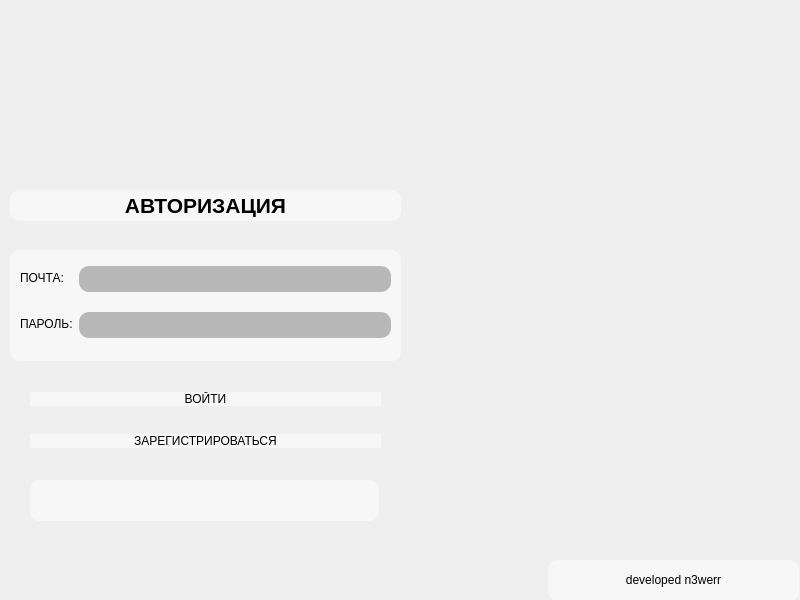
<?xml version="1.0" encoding="UTF-8"?>
<ui version="4.0">
 <class>authWidget</class>
 <widget class="QMainWindow" name="authWidget">
  <property name="geometry">
   <rect>
    <x>0</x>
    <y>0</y>
    <width>800</width>
    <height>600</height>
   </rect>
  </property>
  <property name="minimumSize">
   <size>
    <width>800</width>
    <height>600</height>
   </size>
  </property>
  <property name="maximumSize">
   <size>
    <width>800</width>
    <height>600</height>
   </size>
  </property>
  <property name="mouseTracking">
   <bool>false</bool>
  </property>
  <property name="windowTitle">
   <string>MainWindow</string>
  </property>
  <widget class="QWidget" name="centralwidget">
   <widget class="QLabel" name="Auth">
    <property name="geometry">
     <rect>
      <x>10</x>
      <y>190</y>
      <width>391</width>
      <height>31</height>
     </rect>
    </property>
    <property name="styleSheet">
     <string notr="true">background-color: rgba(255,255,255,0.5);
border-radius: 10px;
font: 75 20pt &quot;Comic Sans MS&quot;;</string>
    </property>
    <property name="text">
     <string>&lt;html&gt;&lt;head/&gt;&lt;body&gt;&lt;p align=&quot;center&quot;&gt;&lt;span style=&quot; font-size:16pt; font-weight:600;&quot;&gt;АВТОРИЗАЦИЯ&lt;/span&gt;&lt;/p&gt;&lt;/body&gt;&lt;/html&gt;</string>
    </property>
   </widget>
   <widget class="QLabel" name="BackGroundWhite">
    <property name="geometry">
     <rect>
      <x>10</x>
      <y>250</y>
      <width>391</width>
      <height>111</height>
     </rect>
    </property>
    <property name="styleSheet">
     <string notr="true">background-color: rgba(255,255,255,0.5);
border-radius: 10px;
font: 75 20pt &quot;Comic Sans MS&quot;;</string>
    </property>
    <property name="text">
     <string>&lt;html&gt;&lt;head/&gt;&lt;body&gt;&lt;p align=&quot;center&quot;&gt;&lt;br/&gt;&lt;/p&gt;&lt;/body&gt;&lt;/html&gt;</string>
    </property>
   </widget>
   <widget class="QWidget" name="formLayoutWidget">
    <property name="geometry">
     <rect>
      <x>20</x>
      <y>242</y>
      <width>371</width>
      <height>136</height>
     </rect>
    </property>
    <layout class="QFormLayout" name="formLayout">
     <property name="verticalSpacing">
      <number>20</number>
     </property>
     <property name="topMargin">
      <number>24</number>
     </property>
     <item row="0" column="0">
      <widget class="QLabel" name="Mail">
       <property name="styleSheet">
        <string notr="true">font: 75 16pt &quot;Comic Sans MS&quot;;</string>
       </property>
       <property name="text">
        <string>ПОЧТА:</string>
       </property>
      </widget>
     </item>
     <item row="0" column="1">
      <widget class="QLineEdit" name="MailLine">
       <property name="cursor">
        <cursorShape>IBeamCursor</cursorShape>
       </property>
       <property name="contextMenuPolicy">
        <enum>Qt::NoContextMenu</enum>
       </property>
       <property name="layoutDirection">
        <enum>Qt::LeftToRight</enum>
       </property>
       <property name="autoFillBackground">
        <bool>false</bool>
       </property>
       <property name="styleSheet">
        <string notr="true">padding: 5px;
background-color: rgb(184, 184, 184);
border-style: none;
border-radius: 10px;</string>
       </property>
      </widget>
     </item>
     <item row="1" column="0">
      <widget class="QLabel" name="Password">
       <property name="styleSheet">
        <string notr="true">font: 75 16pt &quot;Comic Sans MS&quot;;</string>
       </property>
       <property name="text">
        <string>ПАРОЛЬ:</string>
       </property>
      </widget>
     </item>
     <item row="1" column="1">
      <widget class="QLineEdit" name="PswdLine">
       <property name="enabled">
        <bool>true</bool>
       </property>
       <property name="contextMenuPolicy">
        <enum>Qt::NoContextMenu</enum>
       </property>
       <property name="styleSheet">
        <string notr="true">padding: 5px;
background-color: rgb(184, 184, 184);
border-style: none;
border-radius: 10px;</string>
       </property>
      </widget>
     </item>
    </layout>
   </widget>
   <widget class="QLabel" name="BackGround">
    <property name="geometry">
     <rect>
      <x>0</x>
      <y>0</y>
      <width>801</width>
      <height>611</height>
     </rect>
    </property>
    <property name="styleSheet">
     <string notr="true">background-image: url(bg.jpg);</string>
    </property>
    <property name="text">
     <string/>
    </property>
   </widget>
   <widget class="QWidget" name="verticalLayoutWidget_2">
    <property name="geometry">
     <rect>
      <x>30</x>
      <y>370</y>
      <width>351</width>
      <height>101</height>
     </rect>
    </property>
    <layout class="QVBoxLayout" name="verticalLayout_2">
     <item>
      <widget class="QPushButton" name="loginBtn">
       <property name="cursor">
        <cursorShape>PointingHandCursor</cursorShape>
       </property>
       <property name="contextMenuPolicy">
        <enum>Qt::NoContextMenu</enum>
       </property>
       <property name="styleSheet">
        <string notr="true">QPushButton:hover{
background-color: rgba(255,255,255,0.7);
}
QPushButton{
background-color: rgba(255,255,255,0.5);
border-radius: 10px;
font: 75 20pt &quot;Comic Sans MS&quot;;
}

</string>
       </property>
       <property name="text">
        <string>ВОЙТИ</string>
       </property>
       <property name="checkable">
        <bool>false</bool>
       </property>
       <property name="checked">
        <bool>false</bool>
       </property>
       <property name="autoRepeat">
        <bool>false</bool>
       </property>
      </widget>
     </item>
     <item>
      <widget class="QPushButton" name="registerBtn">
       <property name="cursor">
        <cursorShape>PointingHandCursor</cursorShape>
       </property>
       <property name="contextMenuPolicy">
        <enum>Qt::NoContextMenu</enum>
       </property>
       <property name="styleSheet">
        <string notr="true">QPushButton:hover{
background-color: rgba(255,255,255,0.7);
}
QPushButton{
background-color: rgba(255,255,255,0.5);
border-radius: 10px;
font: 75 20pt &quot;Comic Sans MS&quot;;
}
</string>
       </property>
       <property name="text">
        <string>ЗАРЕГИСТРИРОВАТЬСЯ</string>
       </property>
       <property name="checkable">
        <bool>false</bool>
       </property>
       <property name="checked">
        <bool>false</bool>
       </property>
       <property name="autoRepeat">
        <bool>false</bool>
       </property>
      </widget>
     </item>
    </layout>
   </widget>
   <widget class="QLabel" name="ErrorMsg">
    <property name="geometry">
     <rect>
      <x>30</x>
      <y>480</y>
      <width>349</width>
      <height>41</height>
     </rect>
    </property>
    <property name="styleSheet">
     <string notr="true">background-color: rgba(255,255,255,0.5);
border-radius: 10px;
font: 75 20pt &quot;Comic Sans MS&quot;;</string>
    </property>
    <property name="text">
     <string>&lt;html&gt;&lt;head/&gt;&lt;body&gt;&lt;p align=&quot;center&quot;&gt;&lt;br/&gt;&lt;/p&gt;&lt;/body&gt;&lt;/html&gt;</string>
    </property>
   </widget>
   <widget class="QLabel" name="n3werr">
    <property name="geometry">
     <rect>
      <x>548</x>
      <y>560</y>
      <width>251</width>
      <height>41</height>
     </rect>
    </property>
    <property name="styleSheet">
     <string notr="true">background-color: rgba(255,255,255,0.5);
border-radius: 10px;
font: 75 20pt &quot;Comic Sans MS&quot;;</string>
    </property>
    <property name="text">
     <string>&lt;html&gt;&lt;head/&gt;&lt;body&gt;&lt;p align=&quot;center&quot;&gt;developed n3werr&lt;/p&gt;&lt;/body&gt;&lt;/html&gt;</string>
    </property>
   </widget>
   <zorder>BackGround</zorder>
   <zorder>Auth</zorder>
   <zorder>BackGroundWhite</zorder>
   <zorder>formLayoutWidget</zorder>
   <zorder>verticalLayoutWidget_2</zorder>
   <zorder>ErrorMsg</zorder>
   <zorder>n3werr</zorder>
  </widget>
 </widget>
 <resources>
  <include location="res.qrc"/>
 </resources>
 <connections/>
</ui>
